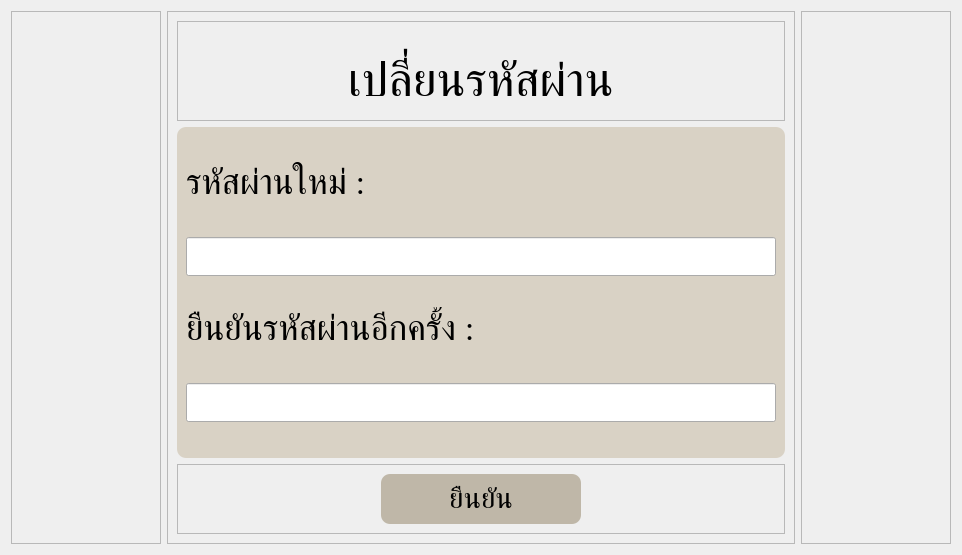
         <widget class="QWidget" name="changePasswordPage">
          <layout class="QHBoxLayout" name="horizontalLayout_11">
           <item>
            <widget class="QFrame" name="frame_12">
             <property name="minimumSize">
              <size>
               <width>150</width>
               <height>0</height>
              </size>
             </property>
             <property name="maximumSize">
              <size>
               <width>150</width>
               <height>16777215</height>
              </size>
             </property>
             <property name="frameShape">
              <enum>QFrame::StyledPanel</enum>
             </property>
             <property name="frameShadow">
              <enum>QFrame::Raised</enum>
             </property>
            </widget>
           </item>
           <item>
            <widget class="QFrame" name="frame_13">
             <property name="frameShape">
              <enum>QFrame::StyledPanel</enum>
             </property>
             <property name="frameShadow">
              <enum>QFrame::Raised</enum>
             </property>
             <layout class="QVBoxLayout" name="verticalLayout_10">
              <item>
               <widget class="QFrame" name="frame_23">
                <property name="maximumSize">
                 <size>
                  <width>16777215</width>
                  <height>100</height>
                 </size>
                </property>
                <property name="frameShape">
                 <enum>QFrame::StyledPanel</enum>
                </property>
                <property name="frameShadow">
                 <enum>QFrame::Raised</enum>
                </property>
                <layout class="QVBoxLayout" name="verticalLayout_17">
                 <item alignment="Qt::AlignHCenter">
                  <widget class="QLabel" name="label_7">
                   <property name="minimumSize">
                    <size>
                     <width>0</width>
                     <height>100</height>
                    </size>
                   </property>
                   <property name="maximumSize">
                    <size>
                     <width>16777215</width>
                     <height>100</height>
                    </size>
                   </property>
                   <property name="font">
                    <font>
                     <family>TH Sarabun New</family>
                     <pointsize>36</pointsize>
                    </font>
                   </property>
                   <property name="text">
                    <string>เปลี่ยนรหัสผ่าน</string>
                   </property>
                  </widget>
                 </item>
                </layout>
               </widget>
              </item>
              <item alignment="Qt::AlignHCenter">
               <widget class="QFrame" name="frame_24">
                <property name="minimumSize">
                 <size>
                  <width>608</width>
                  <height>331</height>
                 </size>
                </property>
                <property name="maximumSize">
                 <size>
                  <width>608</width>
                  <height>331</height>
                 </size>
                </property>
                <property name="styleSheet">
                 <string notr="true">#frame_24{
background-color: rgb(217, 210, 197);
border: 2.5px #BFB7A8;
border-radius: 9px;
}</string>
                </property>
                <property name="frameShape">
                 <enum>QFrame::StyledPanel</enum>
                </property>
                <property name="frameShadow">
                 <enum>QFrame::Raised</enum>
                </property>
                <layout class="QVBoxLayout" name="verticalLayout_18">
                 <item alignment="Qt::AlignLeft">
                  <widget class="QLabel" name="label_8">
                   <property name="maximumSize">
                    <size>
                     <width>16777215</width>
                     <height>45</height>
                    </size>
                   </property>
                   <property name="font">
                    <font>
                     <family>TH Sarabun New</family>
                     <pointsize>26</pointsize>
                    </font>
                   </property>
                   <property name="text">
                    <string>รหัสผ่านใหม่ : </string>
                   </property>
                  </widget>
                 </item>
                 <item>
                  <widget class="QLineEdit" name="txtConfirm">
                   <property name="font">
                    <font>
                     <pointsize>20</pointsize>
                    </font>
                   </property>
                   <property name="echoMode">
                    <enum>QLineEdit::Password</enum>
                   </property>
                  </widget>
                 </item>
                 <item>
                  <widget class="QLabel" name="label_6">
                   <property name="maximumSize">
                    <size>
                     <width>16777215</width>
                     <height>45</height>
                    </size>
                   </property>
                   <property name="font">
                    <font>
                     <family>TH Sarabun New</family>
                     <pointsize>26</pointsize>
                    </font>
                   </property>
                   <property name="text">
                    <string>ยืนยันรหัสผ่านอีกครั้ง : </string>
                   </property>
                  </widget>
                 </item>
                 <item>
                  <widget class="QLineEdit" name="txtNewPass">
                   <property name="font">
                    <font>
                     <pointsize>20</pointsize>
                    </font>
                   </property>
                   <property name="echoMode">
                    <enum>QLineEdit::Password</enum>
                   </property>
                  </widget>
                 </item>
                </layout>
               </widget>
              </item>
              <item>
               <widget class="QFrame" name="frame_8">
                <property name="maximumSize">
                 <size>
                  <width>16777215</width>
                  <height>150</height>
                 </size>
                </property>
                <property name="frameShape">
                 <enum>QFrame::StyledPanel</enum>
                </property>
                <property name="frameShadow">
                 <enum>QFrame::Raised</enum>
                </property>
                <layout class="QVBoxLayout" name="verticalLayout_19">
                 <item alignment="Qt::AlignHCenter">
                  <widget class="QPushButton" name="btnConfirmChangePass">
                   <property name="minimumSize">
                    <size>
                     <width>200</width>
                     <height>50</height>
                    </size>
                   </property>
                   <property name="maximumSize">
                    <size>
                     <width>200</width>
                     <height>16777215</height>
                    </size>
                   </property>
                   <property name="font">
                    <font>
                     <family>TH Sarabun New</family>
                     <pointsize>22</pointsize>
                    </font>
                   </property>
                   <property name="styleSheet">
                    <string notr="true">QPushButton{
border: 2.5px #BFB7A8;
    border-radius: 9px;
background-color:#BFB7A8;
}
QPushButton:hover {
	background-color:#A69F97;
}</string>
                   </property>
                   <property name="text">
                    <string>ยืนยัน</string>
                   </property>
                  </widget>
                 </item>
                </layout>
               </widget>
              </item>
             </layout>
            </widget>
           </item>
           <item>
            <widget class="QFrame" name="frame_22">
             <property name="minimumSize">
              <size>
               <width>150</width>
               <height>0</height>
              </size>
             </property>
             <property name="maximumSize">
              <size>
               <width>150</width>
               <height>16777215</height>
              </size>
             </property>
             <property name="frameShape">
              <enum>QFrame::StyledPanel</enum>
             </property>
             <property name="frameShadow">
              <enum>QFrame::Raised</enum>
             </property>
            </widget>
           </item>
          </layout>
         </widget>
